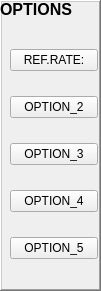
   <widget class="QFrame" name="mainboard_frame_4">
    <property name="geometry">
     <rect>
      <x>850</x>
      <y>30</y>
      <width>101</width>
      <height>291</height>
     </rect>
    </property>
    <property name="frameShape">
     <enum>QFrame::WinPanel</enum>
    </property>
    <property name="frameShadow">
     <enum>QFrame::Raised</enum>
    </property>
    <widget class="QLabel" name="options_title_label">
     <property name="geometry">
      <rect>
       <x>0</x>
       <y>0</y>
       <width>111</width>
       <height>21</height>
      </rect>
     </property>
     <property name="font">
      <font>
       <pointsize>12</pointsize>
       <weight>75</weight>
       <bold>true</bold>
      </font>
     </property>
     <property name="text">
      <string>OPTIONS</string>
     </property>
     <property name="alignment">
      <set>Qt::AlignLeading|Qt::AlignLeft|Qt::AlignTop</set>
     </property>
    </widget>
    <widget class="QWidget" name="verticalLayoutWidget">
     <property name="geometry">
      <rect>
       <x>10</x>
       <y>30</y>
       <width>88</width>
       <height>251</height>
      </rect>
     </property>
     <layout class="QVBoxLayout" name="verticalLayout">
      <item>
       <widget class="QPushButton" name="refres_rate_push_button">
        <property name="text">
         <string>REF.RATE:</string>
        </property>
       </widget>
      </item>
      <item>
       <widget class="QPushButton" name="pushButton_2">
        <property name="text">
         <string>OPTION_2</string>
        </property>
       </widget>
      </item>
      <item>
       <widget class="QPushButton" name="pushButton">
        <property name="text">
         <string>OPTION_3</string>
        </property>
       </widget>
      </item>
      <item>
       <widget class="QPushButton" name="pushButton_4">
        <property name="text">
         <string>OPTION_4</string>
        </property>
       </widget>
      </item>
      <item>
       <widget class="QPushButton" name="pushButton_5">
        <property name="text">
         <string>OPTION_5</string>
        </property>
       </widget>
      </item>
     </layout>
    </widget>
   </widget>
